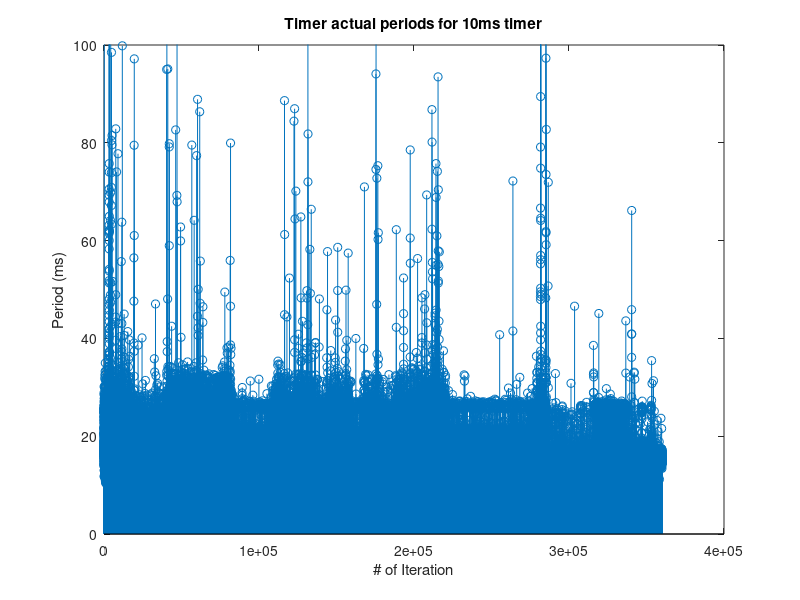
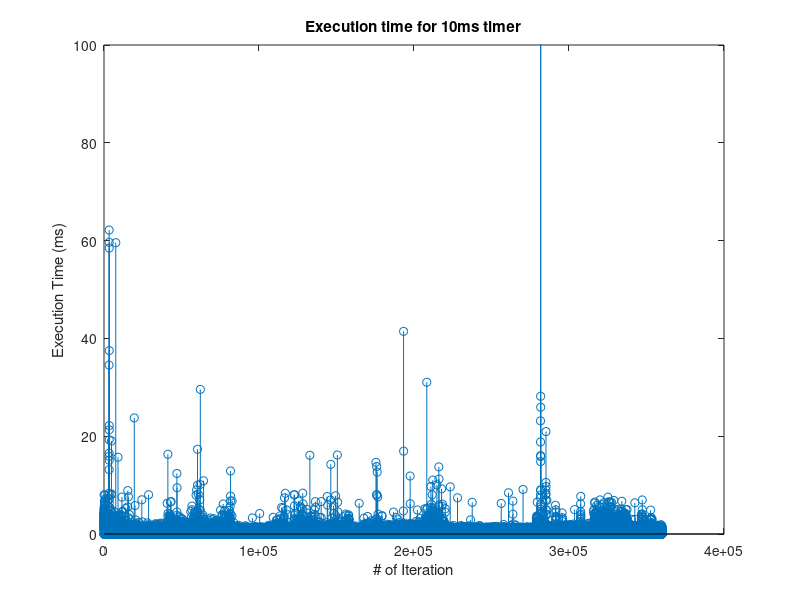
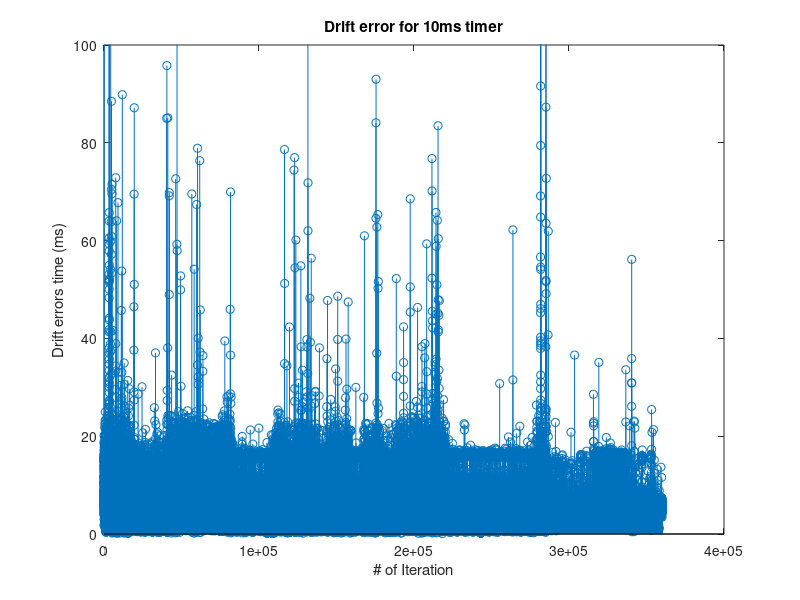

These figures' MATLAB source, in order:
% This script created to plot the simulation data for ms timer

% Author: Tzouvaras Evangelos
% Email: tzouevan@ece.auth.gr

%% Clear variables and command window
clear;
clc;

%% Load the data from .txt file
periods = load('Periods_measurement_10ms.txt')/1000;
execution_times = load('Execution_times_10ms.txt')/1000;
drift_errors = load('Drift_error_10ms.txt')/1000;

%% Plot data period
for i=1:length(periods)
    num_iterations(i) = i;
end

figure;
stem(num_iterations, periods);
xlabel('# of Iteration'); 
ylabel('Period (ms)');
ylim([0 100]);
title('Timer actual periods for 10ms timer');

%% Plot execution times
for i=1:length(execution_times)
    num_iterations(i) = i;
end
figure;
stem(num_iterations, execution_times);
xlabel('# of Iteration'); 
ylabel('Execution Time (ms)');
ylim([0 100]);
title('Execution time for 10ms timer');

%% Plot drift error
for i=1:length(drift_errors)
    num_iterations(i) = i;
end
figure;
stem(num_iterations, drift_errors);
xlabel('# of Iteration'); 
ylabel('Drift errors time (ms)');
ylim([0 100]);
title('Drift error for 10ms timer');

%% Calculate the mean values
mean_period = mean(periods);
mean_execution_time = mean(execution_times);
mean_drift_error = mean(drift_errors);
fprintf('\n\n=============================================================');
fprintf('\nMean Period(ms):%d', mean_period);
fprintf('\nMean Execution Time(ms):%d', mean_execution_time);
fprintf('\nMean Drift Error(ms):%d', mean_drift_error);
fprintf('\n=============================================================');

